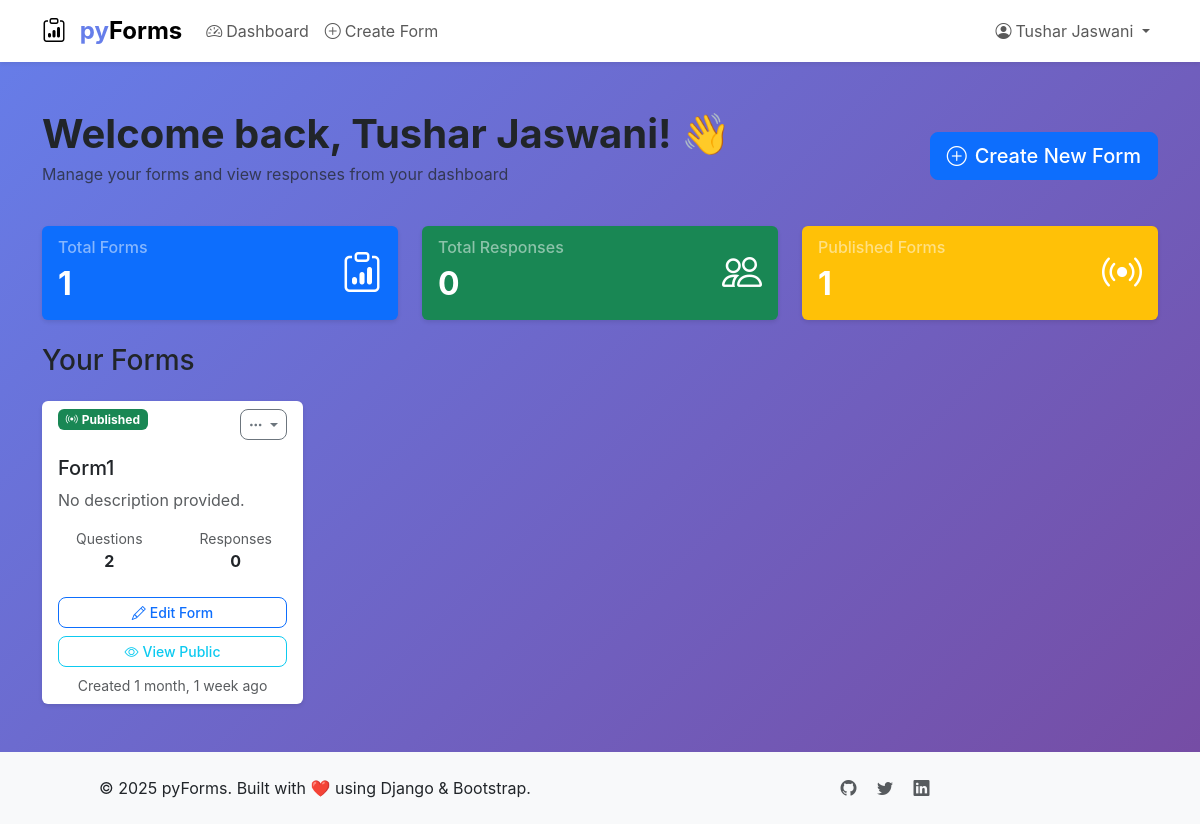
Screenshot of /dashboard/ (signed in) with the database file from the repository.
### forms/models.py (models this page shows, shortened)
class Form(models.Model):
    uuid = models.UUIDField(default=uuid.uuid4, editable=False, unique=True)
    user = models.ForeignKey(User, on_delete=models.CASCADE, related_name='created_forms')
    title = models.CharField(max_length=255, default='Untitled Form')
    description = models.TextField(blank=True, null=True)
    is_published = models.BooleanField(default=False)
    allow_multiple_responses = models.BooleanField(default=True)
    collect_email = models.BooleanField(default=False)
    open_date = models.DateTimeField(null=True, blank=True)
    close_date = models.DateTimeField(null=True, blank=True)
    theme_color = models.CharField(max_length=20, choices=THEME_CHOICES, default='blue')
    custom_color = models.CharField(max_length=7, blank=True, null=True, help_text='Hex color code')
    header_image = models.ImageField(upload_to='form_headers/', blank=True, null=True)
    send_email_notifications = models.BooleanField(default=True)
    created_at = models.DateTimeField(auto_now_add=True)
    updated_at = models.DateTimeField(auto_now=True)
    class Meta:
        ordering = ['-created_at']
    @property
    def response_count(self):
        return self.responses.count()

### forms/views.py (the view)
# urls.py: path('dashboard/', views.dashboard, name='dashboard'),
@login_required
def dashboard(request):
    user_forms = (
        Form.objects
        .filter(user=request.user)
        .annotate(num_responses=Count('responses'))
        .order_by('-created_at')
    )
    paginator = Paginator(user_forms, 12)
    page_number = request.GET.get('page')
    forms = paginator.get_page(page_number)
    total_forms = user_forms.count()
    total_responses = sum(form.num_responses for form in user_forms)
    published_forms = user_forms.filter(is_published=True).count()
    context = {
        'forms': forms,
        'total_forms': total_forms,
        'total_responses': total_responses,
        'published_forms': published_forms,
    }
    return render(request, 'forms/dashboard.html', context)

### templates/forms/dashboard.html (shortened to what this page needs)
{% extends 'base/base.html' %}
{% block content %}
<div class="container">
    <div class="row mb-4">
        <div class="col-12">
            <div class="d-flex justify-content-between align-items-center">
                <div>
                    <h1 class="display-6 fw-bold mb-1">Welcome back, {{ user.get_full_name|default:user.username }}! 👋</h1>
                    <p class="text-muted">Manage your forms and view responses from your dashboard</p>
                </div>
                <div>
                    <a href="{% url 'create_form' %}" class="btn btn-primary btn-lg">
                        <i class="bi bi-plus-circle me-2"></i>Create New Form
                    </a>
                </div>
            </div>
        </div>
    </div>
    <div class="row mb-4">
        <div class="col-md-4">
            <div class="card bg-primary text-white h-100">
                <div class="card-body">
                    <div class="d-flex justify-content-between">
                        <div>
                            <h6 class="card-subtitle mb-2 text-white-50">Total Forms</h6>
                            <h2 class="card-title mb-0 fw-bold">{{ total_forms }}</h2>
                        </div>
                        <div class="align-self-center">
                            <i class="bi bi-clipboard-data fs-1"></i>
                        </div>
                    </div>
                </div>
            </div>
        </div>
        <div class="col-md-4">
            <div class="card bg-success text-white h-100">
                <div class="card-body">
                    <div class="d-flex justify-content-between">
                        <div>
                            <h6 class="card-subtitle mb-2 text-white-50">Total Responses</h6>
                            <h2 class="card-title mb-0 fw-bold">{{ total_responses }}</h2>
                        </div>
                        <div class="align-self-center">
                            <i class="bi bi-people fs-1"></i>
                        </div>
                    </div>
                </div>
            </div>
        </div>
        <div class="col-md-4">
            <div class="card bg-warning text-white h-100">
                <div class="card-body">
                    <div class="d-flex justify-content-between">
                        <div>
                            <h6 class="card-subtitle mb-2 text-white-50">Published Forms</h6>
                            <h2 class="card-title mb-0 fw-bold">{{ published_forms }}</h2>
                        </div>
                        <div class="align-self-center">
                            <i class="bi bi-broadcast fs-1"></i>
                        </div>
                    </div>
                </div>
            </div>
        </div>
    </div>
    <div class="row">
        <div class="col-12">
            <div class="d-flex justify-content-between align-items-center mb-3">
                <h3>Your Forms</h3>
            </div>
            {% if forms %}
            <div class="row">
                {% for form in forms %}
                <div class="col-md-4 col-lg-3 mb-4">
                    <div class="card form-card h-100">
                        <div class="card-header bg-transparent border-0 pb-0">
                            <div class="d-flex justify-content-between align-items-start">
                                <span class="badge bg-{% if form.is_published %}success{% else %}secondary{% endif %} mb-2">
                                    {% if form.is_published %}
                                        <i class="bi bi-broadcast me-1"></i>Published
                                    {% else %}
                                        <i class="bi bi-eye-slash me-1"></i>Draft
                                    {% endif %}
                                </span>
                                <div class="dropdown">
                                    <button class="btn btn-sm btn-outline-secondary dropdown-toggle" data-bs-toggle="dropdown">
                                        <i class="bi bi-three-dots"></i>
                                    </button>
                                </div>
                            </div>
                        </div>
                        <div class="card-body">
                            <h5 class="card-title">{{ form.title|truncatechars:30 }}</h5>
                            <p class="card-text text-muted">
                                {% if form.description %}
                                    {{ form.description|truncatechars:80 }}
                                {% else %}
                                    No description provided.
                                {% endif %}
                            </p>
                            <div class="row text-center">
                                <div class="col-6">
                                    <small class="text-muted d-block">Questions</small>
                                    <span class="fw-bold">{{ form.questions.count }}</span>
                                </div>
                                <div class="col-6">
                                    <small class="text-muted d-block">Responses</small>
                                    <span class="fw-bold">{{ form.response_count }}</span>
                                </div>
                            </div>
                        </div>
                        <div class="card-footer bg-transparent border-0">
                            <div class="d-grid gap-2">
                                <a href="{% url 'edit_form' form.uuid %}" class="btn btn-outline-primary btn-sm">
                                    <i class="bi bi-pencil me-1"></i>Edit Form
                                </a>
                                {% if form.is_published %}
                                <a href="{% url 'form_public_view' form.uuid %}" class="btn btn-outline-info btn-sm" target="_blank">
                                    <i class="bi bi-eye me-1"></i>View Public
                                </a>
                                {% endif %}
                            </div>
                            <small class="text-muted d-block text-center mt-2">
                                Created {{ form.created_at|timesince }} ago
                            </small>
                        </div>
                    </div>
                </div>
                {% endfor %}
            </div>
            {% endif %}
        </div>
    </div>
</div>
{% endblock %}

### templates/base/base.html (shortened to what this page needs)
<!DOCTYPE html>
<html lang="en" data-bs-theme="{% if request.user.is_authenticated and request.user.userprofile.dark_mode %}dark{% else %}light{% endif %}">
<head>
    <link href="https://cdn.jsdelivr.net/npm/bootstrap@5.3.2/dist/css/bootstrap.min.css" rel="stylesheet">
    <link href="https://cdn.jsdelivr.net/npm/bootstrap-icons@1.11.1/font/bootstrap-icons.css" rel="stylesheet">
</head>
<body>
    <nav class="navbar navbar-expand-lg navbar-light bg-white shadow-sm mb-4">
        <div class="container">
            <a class="navbar-brand" href="{% if user.is_authenticated %}{% url 'dashboard' %}{% else %}{% url 'accounts:login' %}{% endif %}">
                <i class="bi bi-clipboard-data me-2"></i>
                <span class="text-primary">py</span>Forms
            </a>
            <div class="collapse navbar-collapse" id="navbarNav">
                {% if user.is_authenticated %}
                <ul class="navbar-nav me-auto">
                    <li class="nav-item">
                        <a class="nav-link" href="{% url 'dashboard' %}">
                            <i class="bi bi-speedometer2 me-1"></i>Dashboard
                        </a>
                    </li>
                    <li class="nav-item">
                        <a class="nav-link" href="{% url 'create_form' %}">
                            <i class="bi bi-plus-circle me-1"></i>Create Form
                        </a>
                    </li>
                </ul>
                <ul class="navbar-nav">
                    <li class="nav-item dropdown">
                        <a class="nav-link dropdown-toggle" href="#" id="navbarDropdown" role="button" data-bs-toggle="dropdown">
                            <i class="bi bi-person-circle me-1"></i>{{ user.get_full_name|default:user.username }}
                        </a>
                    </li>
                </ul>
                {% endif %}
            </div>
        </div>
    </nav>
    <main class="py-4">
        {% block content %}{% endblock %}
    </main>
    <footer class="bg-light py-4 mt-auto">
        <div class="container text-center">
            <div class="row">
                <div class="col-md-6">
                    <p class="mb-0">&copy; 2025 pyForms. Built with ❤️ using Django & Bootstrap.</p>
                </div>
                <div class="col-md-6">
                    <div class="social-links">
                        <a href="#" class="text-muted me-3"><i class="bi bi-github"></i></a>
                        <a href="#" class="text-muted me-3"><i class="bi bi-twitter"></i></a>
                        <a href="#" class="text-muted"><i class="bi bi-linkedin"></i></a>
                    </div>
                </div>
            </div>
        </div>
    </footer>
    <div class="toast-container position-fixed bottom-0 end-0 p-3">
    </div>
</body>
</html>

### templates/base/base.html (style rules this page uses)
body { background: linear-gradient(135deg, #667eea 0%, #764ba2 100%); min-height: 100vh; font-family: -apple-system, BlinkMacSystemFont, "Segoe UI", Roboto, sans-serif; }
:root { --primary-color: #007bff; --secondary-color: #6c757d; --success-color: #28a745; --danger-color: #dc3545; --warning-color: #ffc107; --info-color: #17a2b8; --light-color: #f8f9fa; --dark-color: #343a40; }
.navbar-brand { font-weight: bold; font-size: 1.5rem; }
.card { transition: transform 0.2s, box-shadow 0.2s; border: none; box-shadow: 0 2px 4px rgba(0,0,0,0.1); }
.form-card { min-height: 200px; }
.btn { border-radius: 8px; font-weight: 500; transition: all 0.2s; }
.text-primary { color: #667eea !important; }

### rows the page displays
Form: is_published True (drawn), title "Form1", description "No description provided.", questions.count "2", response_count "0", created_at "1 month, 1 week"

### other values shown
{{ user.get_full_name|default:user.username }} "Tushar Jaswani"
{{ total_forms }} "1"
{{ total_responses }} "0"
{{ published_forms }} "1"
